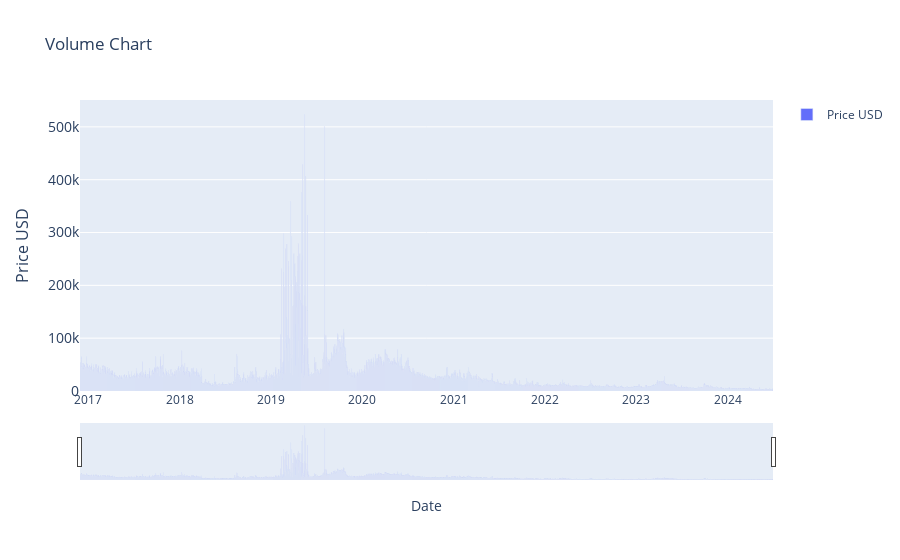

Here is the notebook cell this chart was saved with:
### Markdown cell above
### Volume Indicatior (1)

### Code cell
# > Volume Indicatior (1)

import plotly.graph_objects as go
import pandas as pd
from ipywidgets import interact, DatePicker
import numpy as np

# renames current item to df
df = current_item.copy()

# Function to update the graph based on the selected date range
def update_graph_1(start_date, end_date):
    # Filtering the data based on the date range
    mask = (df.index >= pd.to_datetime(start_date)) & (df.index <= pd.to_datetime(end_date))
    filtered_data = df.loc[mask]

    # Creating the plot
    fig = go.Figure()
    fig.add_trace(go.Bar(x=filtered_data.index, y=filtered_data['volume'], name='Price USD'))

    # Formatting
    fig.update_layout(
        title='Volume Chart',
        xaxis_title='Date',
        yaxis_title='Price USD',
        yaxis=dict(
            title='Price USD',
            titlefont_size=16,
            tickfont_size=14,
        ),
        xaxis=dict(  # Added lines for range slider
            rangeslider=dict(
                visible=True
            ),
            type="date"
        ),
        showlegend=True
    )

    fig.show()


# Creating interactive widgets for date selection
start_date_picker = DatePicker(description='Start Date', value=START_DATE)
end_date_picker = DatePicker(description='End Date', value=END_DATE)

# Display the interactive widget
interact(update_graph_1, start_date=start_date_picker, end_date=end_date_picker)

### Figure 1 — Plotly figure (JSON) as saved in the notebook; plotly's stock layout.template omitted (floating-point values rounded to 4 significant figures; data arrays with more than 128 entries replaced by an {"elided": "..."} marker saying what was removed)
{"data": [{"name": "Price USD", "type": "bar", "x": {"elided": "2771 str values"}, "y": {"elided": "2771 int values"}}], "layout": {"showlegend": true, "title": {"text": "Volume Chart"}, "xaxis": {"rangeslider": {"visible": true}, "title": {"text": "Date"}, "type": "date"}, "yaxis": {"tickfont": {"size": 14}, "title": {"font": {"size": 16}, "text": "Price USD"}}}}
